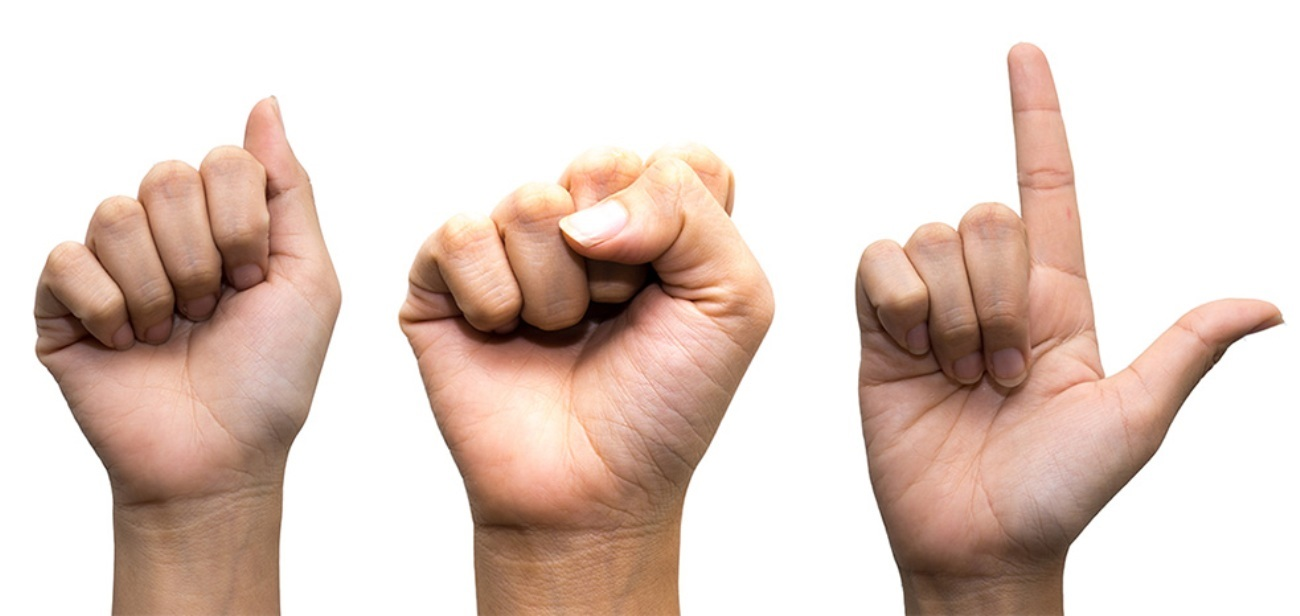
#> input picture sky.jpg, 1300 x 616 px, given in place of the camera
$ python main.py
#> lines starting #> are read from the running program, lines starting #| are printed output that depends on the picture
#> the answer given: sky.jpg
import cv2
import time
import numpy as np
import os


def nothing(x):
    pass


image_x, image_y = 64, 64

def create_folder(folder_name):
    if not os.path.exists('./mydata/training_set/' + folder_name):
        os.mkdir('./mydata/training_set/' + folder_name)
    if not os.path.exists('./mydata/test_set/' + folder_name):
        os.mkdir('./mydata/test_set/' + folder_name)


def capture_images(ges_name):
#> called with ges_name = 'sky.jpg'
    create_folder(str(ges_name))
    #video capturing
    cam = cv2.VideoCapture(0)

    cv2.namedWindow("test")

    img_counter = 0
    t_counter = 1
    training_set_image_name = 1
    test_set_image_name = 1
    listImage = [1,2,3,4,5]
    #trackbar creation
    cv2.namedWindow("Trackbars")

    cv2.createTrackbar("L - H", "Trackbars", 0, 179, nothing)
    cv2.createTrackbar("L - S", "Trackbars", 0, 255, nothing)
    cv2.createTrackbar("L - V", "Trackbars", 0, 255, nothing)
    cv2.createTrackbar("U - H", "Trackbars", 179, 179, nothing)
    cv2.createTrackbar("U - S", "Trackbars", 255, 255, nothing)
    cv2.createTrackbar("U - V", "Trackbars", 255, 255, nothing)
    cv2.resizeWindow('Trackbars', 300,80)
    for loop in listImage:
        while True:
        #frame reading
            ret, frame = cam.read()
#> frame is the input picture: shape (616, 1300, 3); mean B, G, R 198.5, 207.3, 225.8
            frame = cv2.flip(frame, 1)
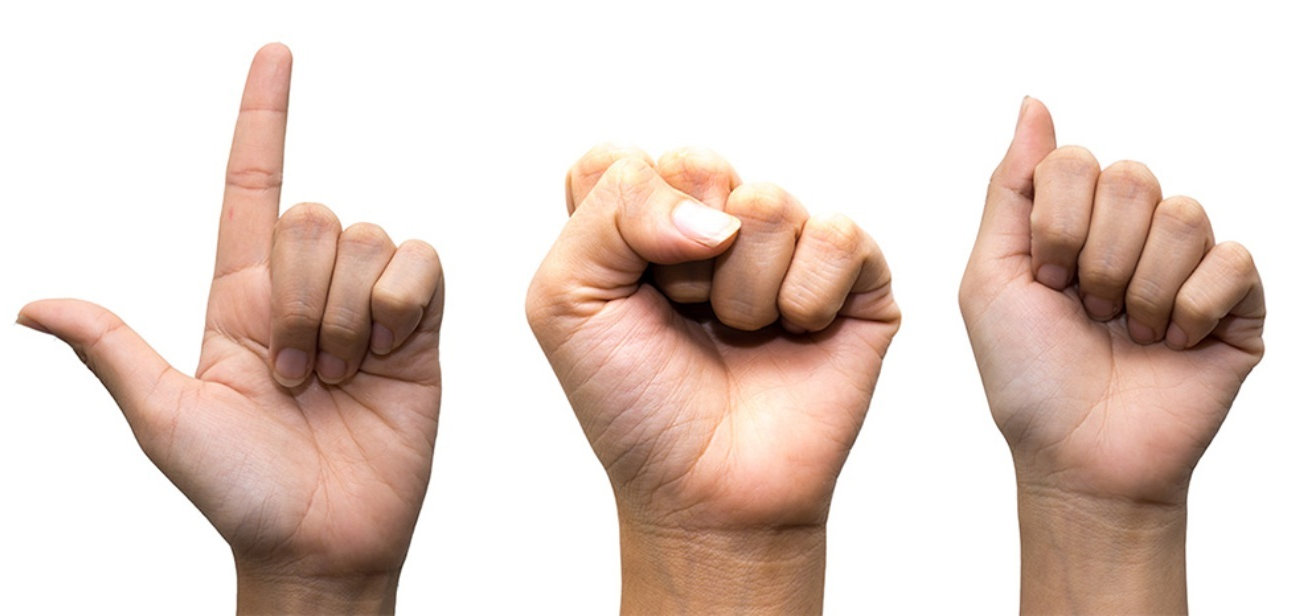
#> frame: shape (616, 1300, 3); mean B, G, R 198.5, 207.3, 225.8

            l_h = cv2.getTrackbarPos("L - H", "Trackbars")
            l_s = cv2.getTrackbarPos("L - S", "Trackbars")
            l_v = cv2.getTrackbarPos("L - V", "Trackbars")
            u_h = cv2.getTrackbarPos("U - H", "Trackbars")
            u_s = cv2.getTrackbarPos("U - S", "Trackbars")
            u_v = cv2.getTrackbarPos("U - V", "Trackbars")

            img = cv2.rectangle(frame, (425, 100), (625, 300), (0, 255, 0), thickness=2, lineType=8, shift=0)

            lower_blue = np.array([l_h, l_s, l_v])
            upper_blue = np.array([u_h, u_s, u_v])
            imcrop = img[102:298, 427:623]
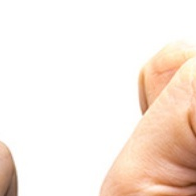
#> imcrop: shape (196, 196, 3); mean B, G, R 226.7, 235.6, 248.3
            #adjusting the image contrast thresholds
            #Colour convertion
            hsv = cv2.cvtColor(imcrop, cv2.COLOR_BGR2HSV)
#> hsv: shape (196, 196, 3); mean H, S, V 6.6, 24.7, 248.3
            #mask creation
            mask = cv2.inRange(hsv, lower_blue, upper_blue)
#> mask: shape (196, 196); every value is 255
            #binary otsu,blob analysis
            #when it becomes blacka nd white,the noises will be automatically removed
            result = cv2.bitwise_and(imcrop, imcrop, mask=mask)

            cv2.putText(frame, str(img_counter), (30, 400), cv2.FONT_HERSHEY_TRIPLEX, 1.5, (127, 127, 255))
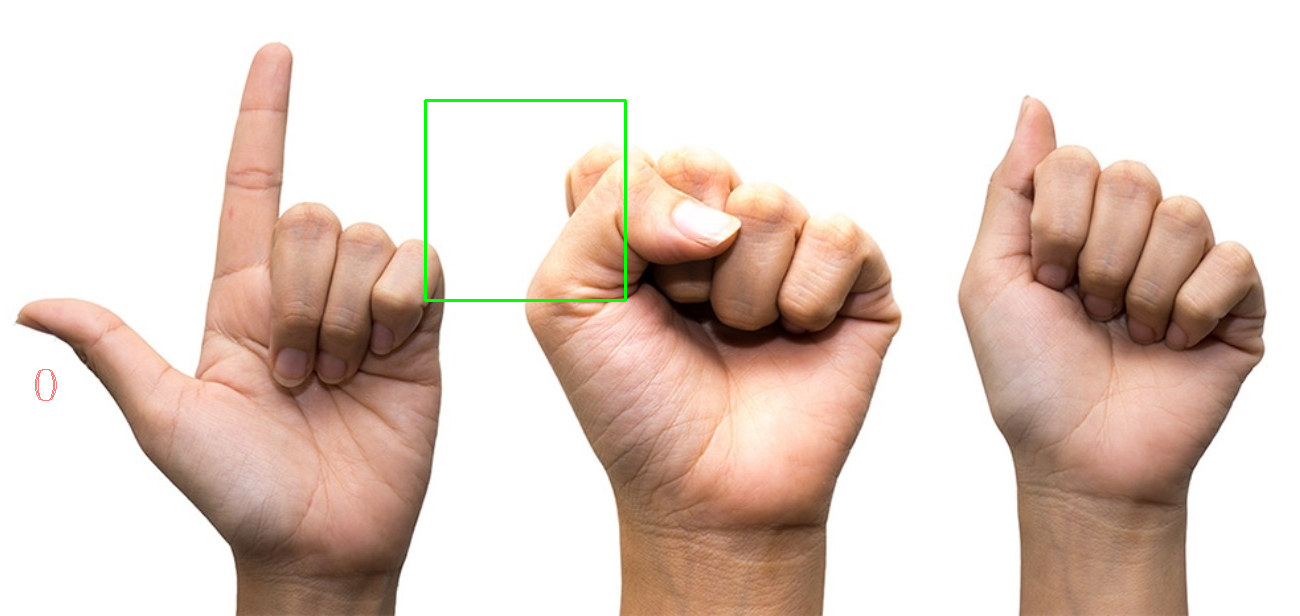
#> frame: shape (616, 1300, 3); mean B, G, R 197.9, 207.4, 225.1
            cv2.imshow("test", frame)
            cv2.imshow("mask", mask)
            cv2.imshow("result", result)

            if cv2.waitKey(1) == ord('c'):
                #saving
#> (key Esc is pressed here)
                print('Started')
                if t_counter <= 20:
                    img_name = "./mydata/training_set/" + str(ges_name) + "/{}.png".format(training_set_image_name)
                    #image scaling
                    save_img = cv2.resize(mask, (image_x, image_y))
                    cv2.imwrite(img_name, save_img)
                    print("{} written!".format(img_name))
                    training_set_image_name += 1


                if t_counter > 20 and t_counter <= 30:
                    img_name = "./mydata/test_set/" + str(ges_name) + "/{}.png".format(test_set_image_name)
                    save_img = cv2.resize(mask, (image_x, image_y))
                    cv2.imwrite(img_name, save_img)
                    print("{} written!".format(img_name))
                    test_set_image_name += 1
                    if test_set_image_name > 30:
                        break


                t_counter += 1
                if t_counter == 401:
                    t_counter = 1
                img_counter += 1


            elif cv2.waitKey(1) == 27:
#> (key Esc is pressed here)
                break

        if test_set_image_name > 30:
            break


    cam.release()
    cv2.destroyAllWindows()
# code starting
ges_name = input("Enter gesture name: ")
capture_images(ges_name)
